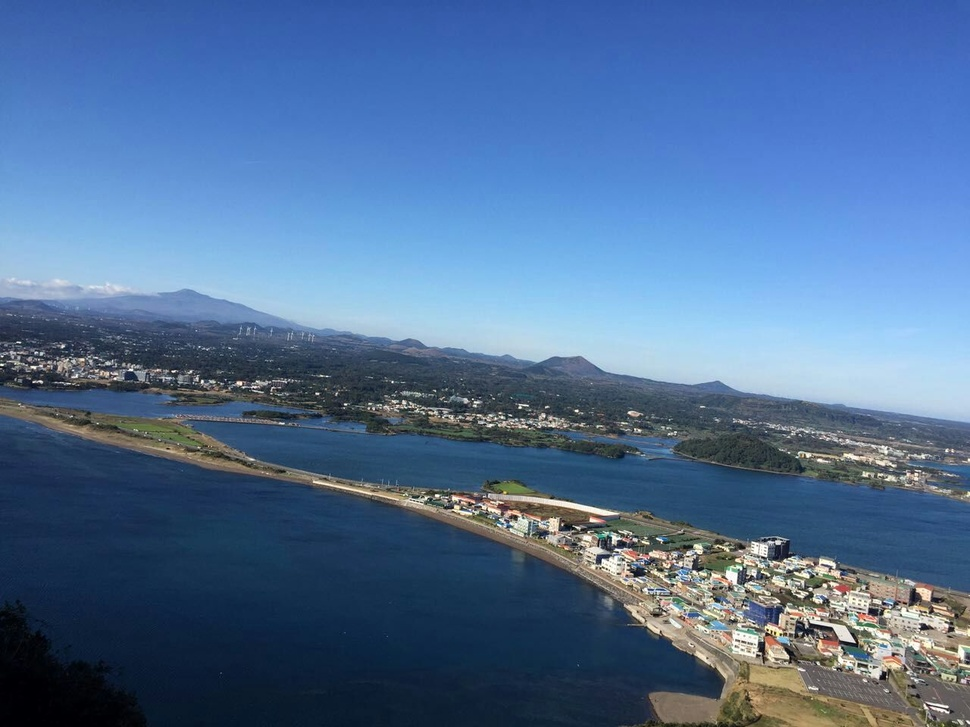
#> input picture 0001.jpg, 970 x 727 px, shrunk from 1280 x 960 before the run
$ python '015_Canny边缘检测.py'
#> lines starting #> are read from the running program, lines starting #| are printed output that depends on the picture; after the words box and inside, x2 and y2 are one past the last pixel; in counts of white or black regions, pixels touching at a corner belong together
# -*- coding: utf-8 -*-
"""
Created on Mon Apr 15 13:46:57 2019

@author: yangna

@e-mail: ityangna0402@163.com
"""

import cv2

#Canny边缘检测算法
#1.使用kernel=5的高斯滤波器去除噪声,边缘检测很容易受到噪声的影响
#2.计算图像梯度
# 对平滑后的图像使用Sobel算子计算水平方向和竖直方向的一阶导数,得到Gx和Gy边界的梯度和方向
#  G = sqrt(Gx**2+Gy**2)
#  θ = [tan(Gx/Gy)]_-1
# 梯度的方向一般总是与边界垂直,被分为四类:垂直,水平,两个对角线
#3.非极大值抑制=>包含窄边界的二值图像
# 整幅图像做一个扫描,去除非边界上的点,对每一个像素检查,看这个像素的梯度是不是周围具有相同梯度方向的点中最大的
#4.滞后阈值=>确定哪些边界才是真正的边界
# 阈值,当图像灰度图高于maxVal的时候被认为是真的边界,低于minVal的边界会被抛弃
# 介于之间的要看这个点是否与某个被确定为真正的边界点相连,如果相连就认为也是边界点
# 选择合适的阈值对于是否能得到好的结果是非常重要的
# 在这一步一些小的噪声也会被除去
#cv2.Canny()<=输入图像,maxVal,minVal,Sobel卷积核的大小(默认是3),L2gradient(设定求梯度大小的方程,默认值False)
# L2gradient:True<=上面提到过的方程
#            False<=G = abs(Gx**2)+abs(Gy**2)

img = cv2.imread('0001.jpg', 0)
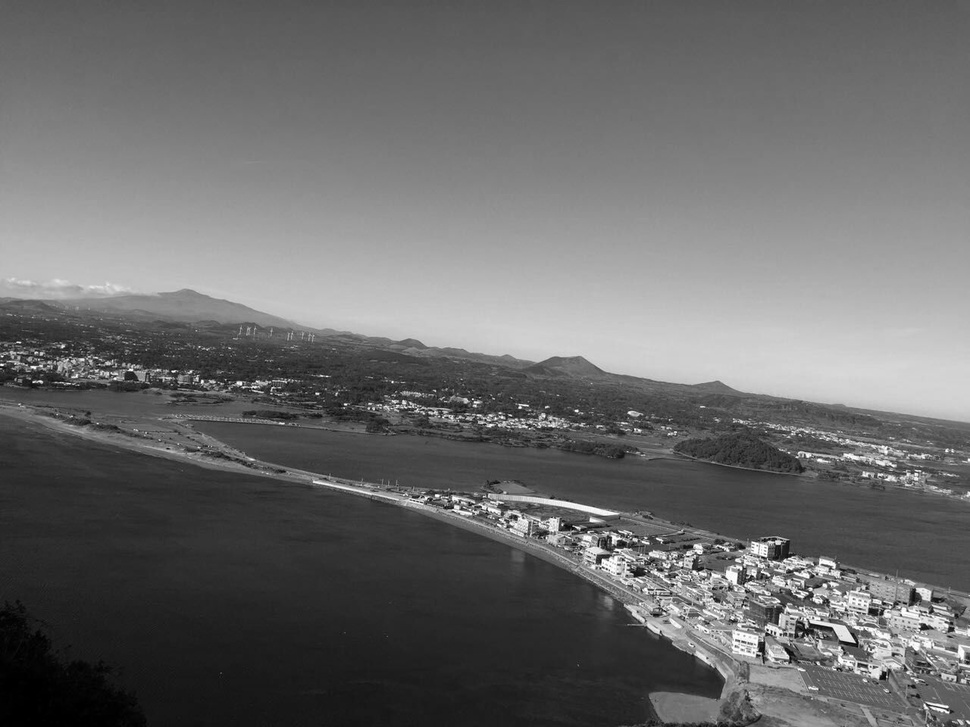
#> img: shape (727, 970); min 0, max 255, mean 106.4
edges = cv2.Canny(img, 100, 200)
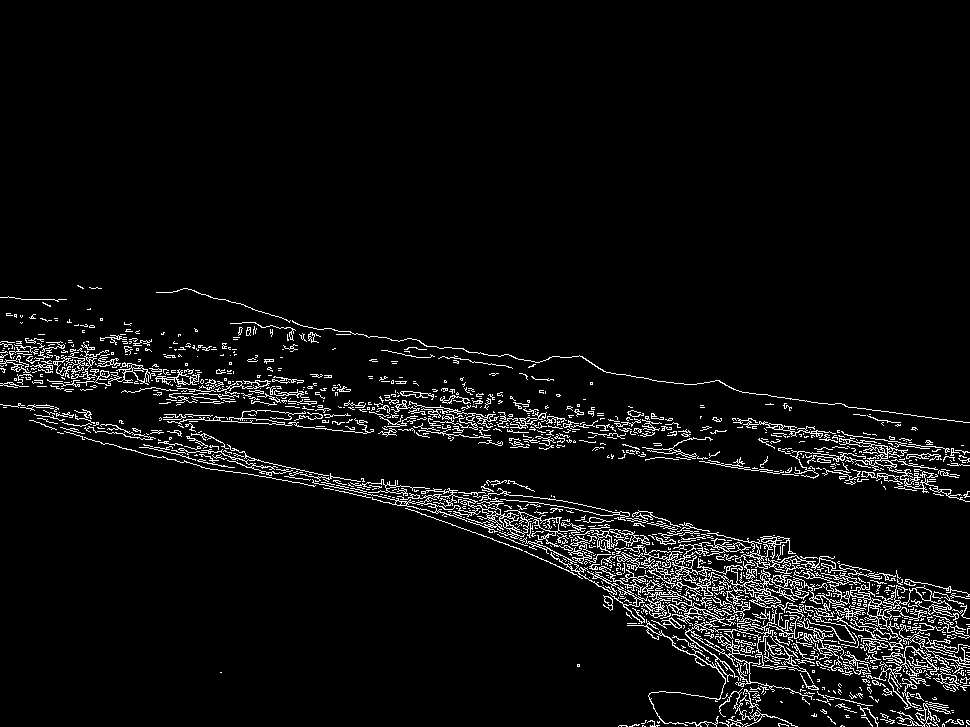
#> edges: shape (727, 970); 5% white in thin lines or dots, all inside (x1, y1, x2, y2) = (0, 285, 970, 727)

cv2.imshow('edges', edges)

cv2.waitKey(0)
cv2.destroyAllWindows()

$ run again, with 0002.jpg copied over 0001.jpg
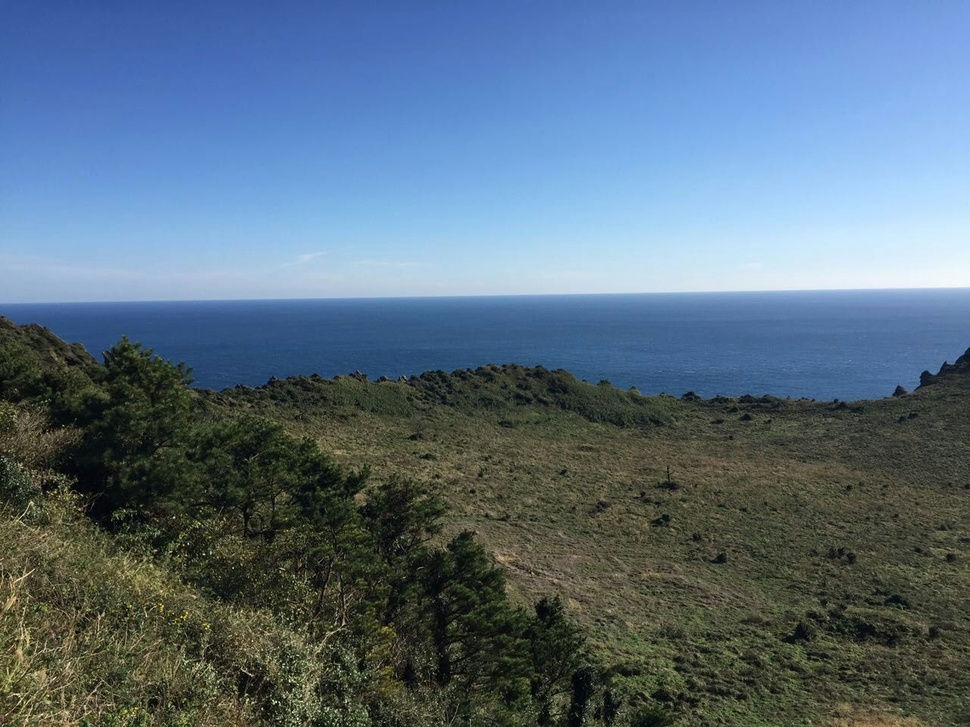
#> input picture 0002.jpg, 970 x 727 px, shrunk from 1280 x 960 before the run
#> `img = cv2.imread('0001.jpg', 0)`:
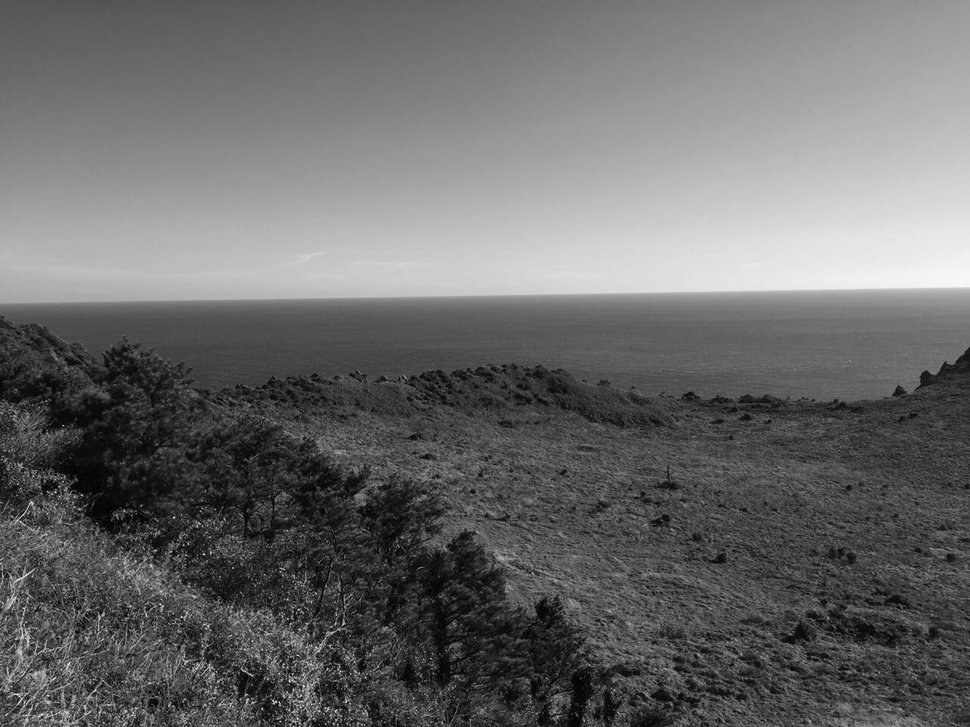
#> img: shape (727, 970); min 0, max 252, mean 105.8
#> `edges = cv2.Canny(img, 100, 200)`:
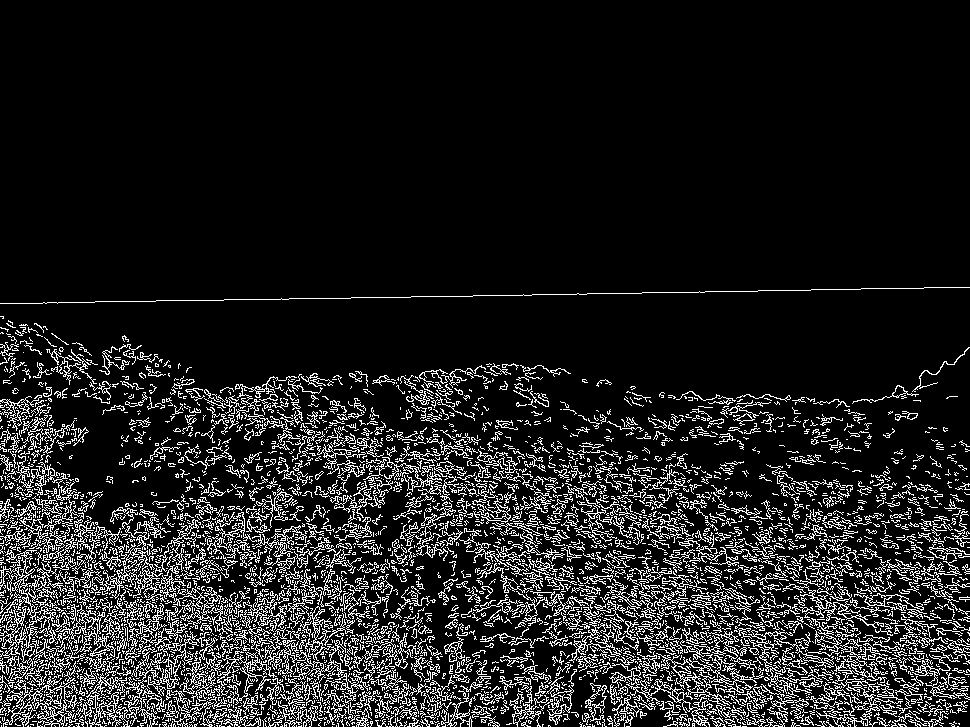
#> edges: shape (727, 970); 12.3% white in thin lines or dots, all inside (x1, y1, x2, y2) = (0, 287, 970, 727)

$ run again, with 0003.jpg copied over 0001.jpg
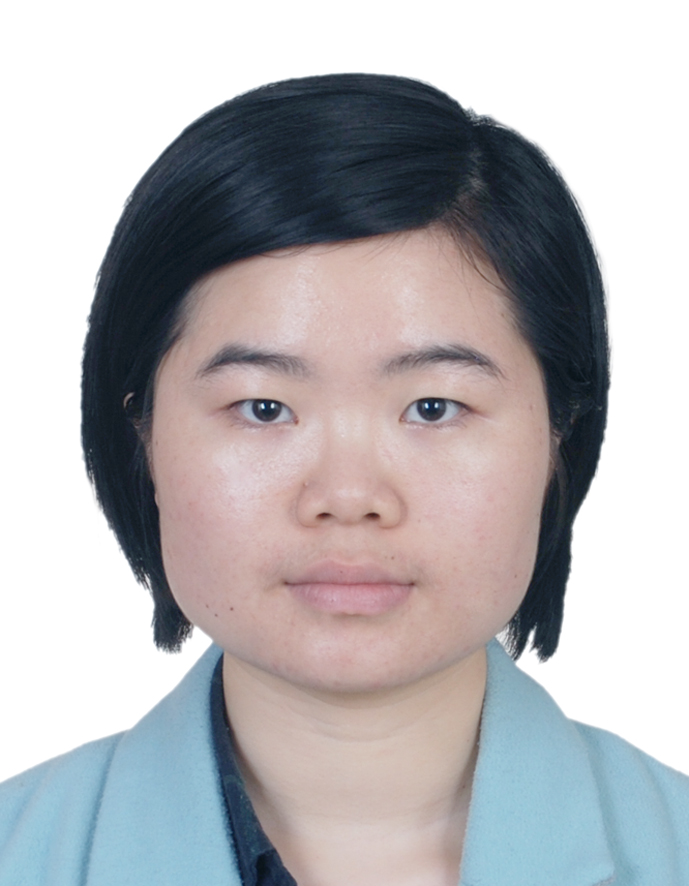
#> input picture 0003.jpg, 689 x 886 px
#> `img = cv2.imread('0001.jpg', 0)`:
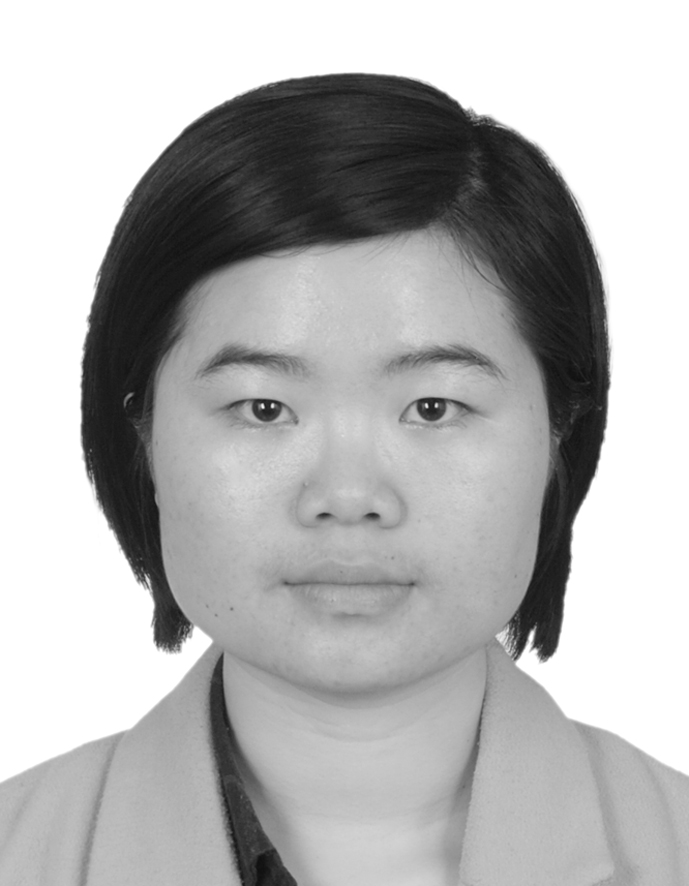
#> img: shape (886, 689); min 15, max 255, mean 179
#> `edges = cv2.Canny(img, 100, 200)`:
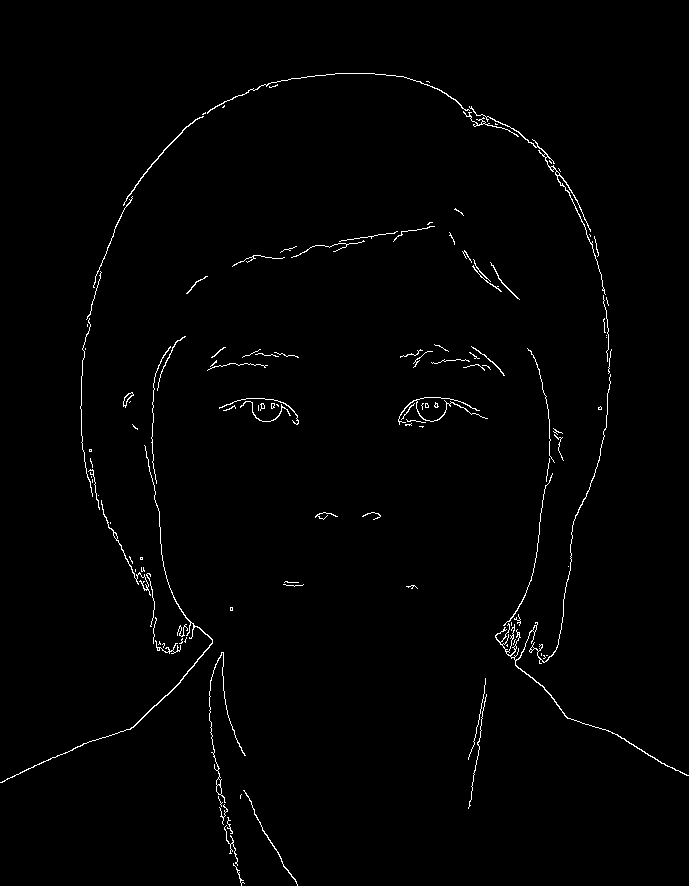
#> edges: shape (886, 689); 1.1% white in thin lines or dots
